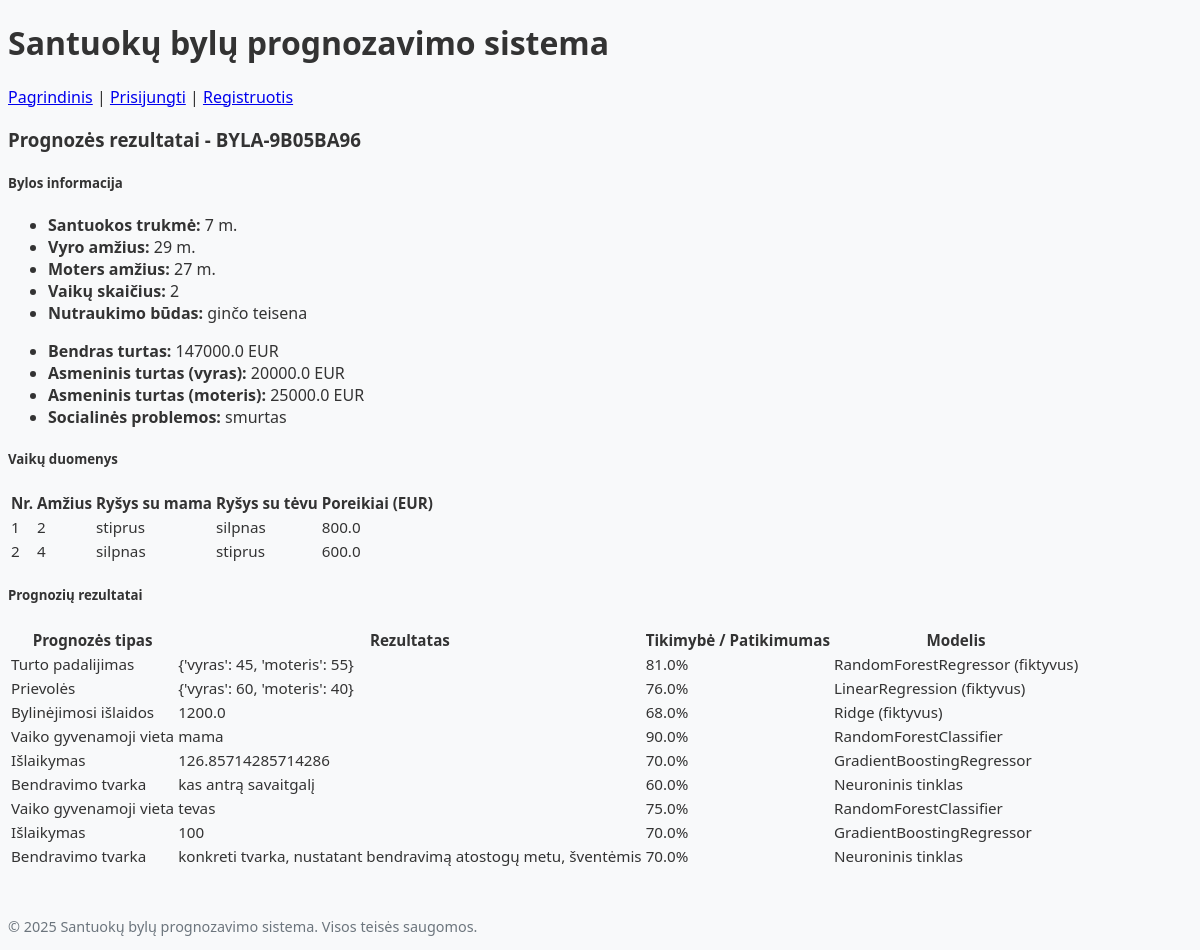
Screenshot of /bylos/6 (signed in) with the database file from the repository.
### web/db_modelis.py (models this page shows, shortened)
class Byla(db.Model):
    __tablename__ = 'bylos'
    id = db.Column(db.Integer, primary_key=True)
    byla_id = db.Column(db.String(50), unique=True, nullable=False, default=lambda: f"BYLA-{uuid.uuid4().hex[:8].upper()}")
    santuokos_trukme = db.Column(db.Integer)
    amzius_vyras = db.Column(db.Integer)
    amzius_moteris = db.Column(db.Integer)
    negyvena_kartu_menesiai = db.Column(db.Integer)
    pajamos_vyras = db.Column(db.Float)
    pajamos_moteris = db.Column(db.Float)
    vaiku_skaicius = db.Column(db.Integer)
    nutraukimo_budas = db.Column(db.String(100))
    bendro_turto_verte = db.Column(db.Float)
    asmeninio_turto_verte_vyras = db.Column(db.Float)
    asmeninio_turto_verte_moteris = db.Column(db.Float)
    padalijimas_proc_vyras = db.Column(db.Float)
    padalijimas_proc_moteris = db.Column(db.Float)
    turto_vyras_eur = db.Column(db.Float)
    turto_moteris_eur = db.Column(db.Float)
    turto_vyras_po_asmeniniu_lesu = db.Column(db.Float)
    turto_moteris_po_asmeniniu_lesu = db.Column(db.Float)
    bendros_prievoles = db.Column(db.Float)
    asmenines_prievoles_vyras = db.Column(db.Float)
    asmenines_prievoles_moteris = db.Column(db.Float)
    prievoles_vyras = db.Column(db.Float)
    prievoles_moteris = db.Column(db.Float)
    soc_problemos = db.Column(db.String(100))
    bylinejimosi_islaidos = db.Column(db.Float)
    vartotojo_id = db.Column(db.Integer, db.ForeignKey('vartotojai.id'), nullable=False)
    sukurimo_data = db.Column(db.DateTime, default=datetime.utcnow)
    atnaujinimo_data = db.Column(db.DateTime, default=datetime.utcnow, onupdate=datetime.utcnow)
    vaikai = db.relationship('Vaikas', backref='byla', lazy=True)
    prognozes = db.relationship('Prognoze', backref='byla', lazy=True)

class Vaikas(db.Model):
    __tablename__ = 'vaikai'
    id = db.Column(db.Integer, primary_key=True)
    vaiko_nr = db.Column(db.Integer, nullable=False)  # vaiko numeris byloje
    amzius = db.Column(db.Integer)
    emocinis_rysys_mama = db.Column(db.String(50))
    emocinis_rysys_tevas = db.Column(db.String(50))
    poreikiai = db.Column(db.Float)
    gyvenamoji_vieta = db.Column(db.String(50))
    bendravimo_tvarka = db.Column(db.Text)
    islaikymas = db.Column(db.Float)
    islaikymo_iskolinimas = db.Column(db.Float)
    bylos_id = db.Column(db.Integer, db.ForeignKey('bylos.id'), nullable=False)

class Prognoze(db.Model):
    __tablename__ = 'prognozes'
    id = db.Column(db.Integer, primary_key=True)
    prognozes_tipas = db.Column(db.String(100), nullable=False)  # pvz., turto_padalijimas, gyvenamoji_vieta
    prognozes_reiksme = db.Column(db.String(255))  # prognozės rezultatas
    tikimybe = db.Column(db.Float)  # prognozės tikimybė arba patikimumas (0-1)
    modelio_pavadinimas = db.Column(db.String(100))  # modelio, kuris atliko prognozę, pavadinimas
    sukurimo_data = db.Column(db.DateTime, default=datetime.utcnow)
    bylos_id = db.Column(db.Integer, db.ForeignKey('bylos.id'), nullable=False)
    vaiko_id = db.Column(db.Integer, db.ForeignKey('vaikai.id'))

### web/routes.py (the view)
@main_bp.route('/bylos/<int:bylos_id>')
@login_required
def perziureti_byla(bylos_id):
    byla = Byla.query.get_or_404(bylos_id)
    if byla.vartotojo_id != current_user.id:
        flash('Jūs neturite teisės peržiūrėti šios bylos.', 'danger')
        return redirect(url_for('main.dashboard'))
    vaikai = Vaikas.query.filter_by(bylos_id=byla.id).all()
    prognozes = Prognoze.query.filter_by(bylos_id=byla.id).all()
    return render_template(
        'prognozavimas.html',
        title=f'Byla {byla.byla_id}',
        byla=byla,
        vaikai=vaikai,
        prognozes=prognozes
    )

### templates/prognozavimas.html (shortened to what this page needs)
{% extends "base.html" %}
{% block content %}
<div class="row">
    <div class="col-md-10 mx-auto">
        <div class="card shadow">
            <div class="card-header bg-primary text-white">
                <h3 class="card-title mb-0">Prognozės rezultatai - {{ byla.byla_id }}</h3>
            </div>
            <div class="card-body">
                <h5 class="mb-3 border-bottom pb-2">Bylos informacija</h5>
                <div class="row mb-4">
                    <div class="col-md-6">
                        <ul class="list-group list-group-flush">
                            <li class="list-group-item"><strong>Santuokos trukmė:</strong> {{ byla.santuokos_trukme }} m.</li>
                            <li class="list-group-item"><strong>Vyro amžius:</strong> {{ byla.amzius_vyras }} m.</li>
                            <li class="list-group-item"><strong>Moters amžius:</strong> {{ byla.amzius_moteris }} m.</li>
                            <li class="list-group-item"><strong>Vaikų skaičius:</strong> {{ byla.vaiku_skaicius }}</li>
                            <li class="list-group-item"><strong>Nutraukimo būdas:</strong> {{ byla.nutraukimo_budas }}</li>
                        </ul>
                    </div>
                    <div class="col-md-6">
                        <ul class="list-group list-group-flush">
                            <li class="list-group-item"><strong>Bendras turtas:</strong> {{ byla.bendro_turto_verte }} EUR</li>
                            <li class="list-group-item"><strong>Asmeninis turtas (vyras):</strong> {{ byla.asmeninio_turto_verte_vyras }} EUR</li>
                            <li class="list-group-item"><strong>Asmeninis turtas (moteris):</strong> {{ byla.asmeninio_turto_verte_moteris }} EUR</li>
                            <li class="list-group-item"><strong>Socialinės problemos:</strong> {{ byla.soc_problemos }}</li>
                        </ul>
                    </div>
                </div>
                {% if vaikai %}
                <h5 class="mb-3 border-bottom pb-2">Vaikų duomenys</h5>
                <div class="table-responsive mb-4">
                    <table class="table table-striped">
                        <thead>
                            <tr>
                                <th>Nr.</th>
                                <th>Amžius</th>
                                <th>Ryšys su mama</th>
                                <th>Ryšys su tėvu</th>
                                <th>Poreikiai (EUR)</th>
                            </tr>
                        </thead>
                        <tbody>
                            {% for vaikas in vaikai %}
                            <tr>
                                <td>{{ vaikas.vaiko_nr }}</td>
                                <td>{{ vaikas.amzius }}</td>
                                <td>{{ vaikas.emocinis_rysys_mama }}</td>
                                <td>{{ vaikas.emocinis_rysys_tevas }}</td>
                                <td>{{ vaikas.poreikiai }}</td>
                            </tr>
                            {% endfor %}
                        </tbody>
                    </table>
                </div>
                {% endif %}
                <h5 class="mb-3 border-bottom pb-2">Prognozių rezultatai</h5>
                {% if prognozes %}
                <div class="table-responsive">
                    <table class="table table-hover">
                        <thead>
                            <tr>
                                <th>Prognozės tipas</th>
                                <th>Rezultatas</th>
                                <th>Tikimybė / Patikimumas</th>
                                <th>Modelis</th>
                            </tr>
                        </thead>
                        <tbody>
                            {% for prognoze in prognozes %}
                            <tr>
                                <td>
                                    {% if prognoze.prognozes_tipas == 'gyvenamoji_vieta' %}Vaiko gyvenamoji vieta
                                    {% elif prognoze.prognozes_tipas == 'islaikymas' %}Išlaikymas
                                    {% elif prognoze.prognozes_tipas == 'bendravimo_tvarka' %}Bendravimo tvarka
                                    {% elif prognoze.prognozes_tipas == 'turto_padalijimas' %}Turto padalijimas
                                    {% elif prognoze.prognozes_tipas == 'prievoles' %}Prievolės
                                    {% elif prognoze.prognozes_tipas == 'bylinejimosi_islaidos' %}Bylinėjimosi išlaidos
                                    {% else %}{{ prognoze.prognozes_tipas }}
                                    {% endif %}
                                </td>
                                <td>{{ prognoze.prognozes_reiksme }}</td>
                                <td>{{ "%.1f"|format(prognoze.tikimybe * 100) }}%</td>
                                <td>{{ prognoze.modelio_pavadinimas }}</td>
                            </tr>
                            {% endfor %}
                        </tbody>
                    </table>
                </div>
                {% else %}
                <div class="alert alert-info">Prognozės nebuvo sugeneruotos.</div>
                {% endif %}
            </div>
        </div>
    </div>
</div>
{% endblock %}

### static/css/style.css (style rules this page uses)
body { font-family: 'Segoe UI', Tahoma, Geneva, Verdana, sans-serif; background-color: #f8f9fa; color: #333; }
.card { border: none; border-radius: 0.5rem; transition: transform 0.3s, box-shadow 0.3s; }
.card-header { border-top-left-radius: 0.5rem !important; border-top-right-radius: 0.5rem !important; }
.table { font-size: 0.95rem; }
.table thead th { background-color: #f8f9fa; font-weight: 600; }

### rows the page displays
Byla: byla_id "BYLA-9B05BA96", santuokos_trukme "7", amzius_vyras "29", amzius_moteris "27", vaiku_skaicius "2", nutraukimo_budas "ginčo teisena", bendro_turto_verte "147000.0", asmeninio_turto_verte_vyras "20000.0", asmeninio_turto_verte_moteris "25000.0", soc_problemos "smurtas"
Vaikas: vaiko_nr "1", amzius "2", emocinis_rysys_mama "stiprus", emocinis_rysys_tevas "silpnas", poreikiai "800.0"
Vaikas: vaiko_nr "2", amzius "4", emocinis_rysys_mama "silpnas", emocinis_rysys_tevas "stiprus", poreikiai "600.0"
Prognoze: shows "Turto padalijimas", prognozes_reiksme "{'vyras': 45, 'moteris': 55}", prognoze.tikimybe*100 "81.0", modelio_pavadinimas "RandomForestRegressor (fiktyvus)"
Prognoze: prognozes_tipas "Prievolės", prognozes_reiksme "{'vyras': 60, 'moteris': 40}", prognoze.tikimybe*100 "76.0", modelio_pavadinimas "LinearRegression (fiktyvus)"
Prognoze: shows "Bylinėjimosi išlaidos", prognozes_reiksme "1200.0", prognoze.tikimybe*100 "68.0", modelio_pavadinimas "Ridge (fiktyvus)"
Prognoze: prognozes_tipas "Vaiko gyvenamoji vieta", prognozes_reiksme "mama", prognoze.tikimybe*100 "90.0", modelio_pavadinimas "RandomForestClassifier"
Prognoze: prognozes_tipas "Išlaikymas", prognozes_reiksme "126.85714285714286", prognoze.tikimybe*100 "70.0", modelio_pavadinimas "GradientBoostingRegressor"
Prognoze: shows "Bendravimo tvarka", prognozes_reiksme "kas antrą savaitgalį", prognoze.tikimybe*100 "60.0", modelio_pavadinimas "Neuroninis tinklas"
Prognoze: prognozes_tipas "Vaiko gyvenamoji vieta", prognozes_reiksme "tevas", prognoze.tikimybe*100 "75.0", modelio_pavadinimas "RandomForestClassifier"
Prognoze: prognozes_tipas "Išlaikymas", prognozes_reiksme "100", prognoze.tikimybe*100 "70.0", modelio_pavadinimas "GradientBoostingRegressor"
Prognoze: shows "Bendravimo tvarka", prognozes_reiksme "konkreti tvarka, nustatant bendravimą atostogų metu, šventėmis", prognoze.tikimybe*100 "70.0", modelio_pavadinimas "Neuroninis tinklas"
